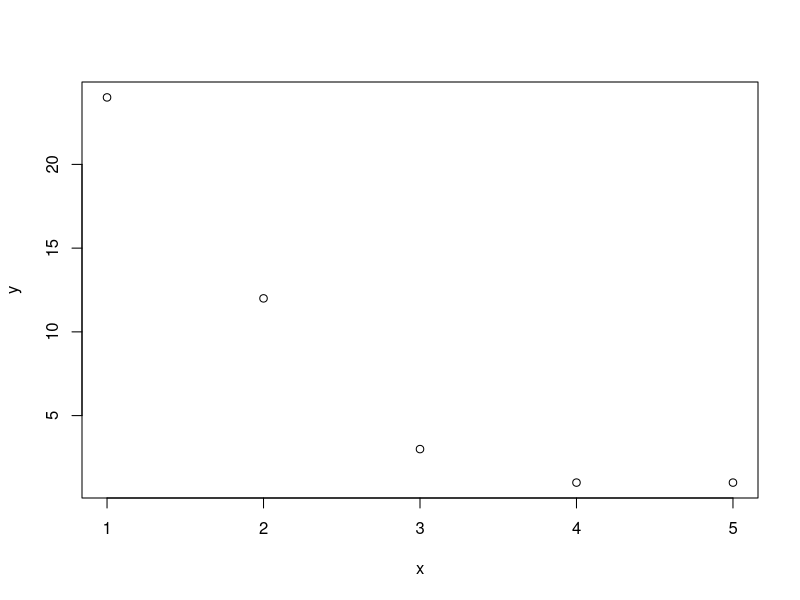
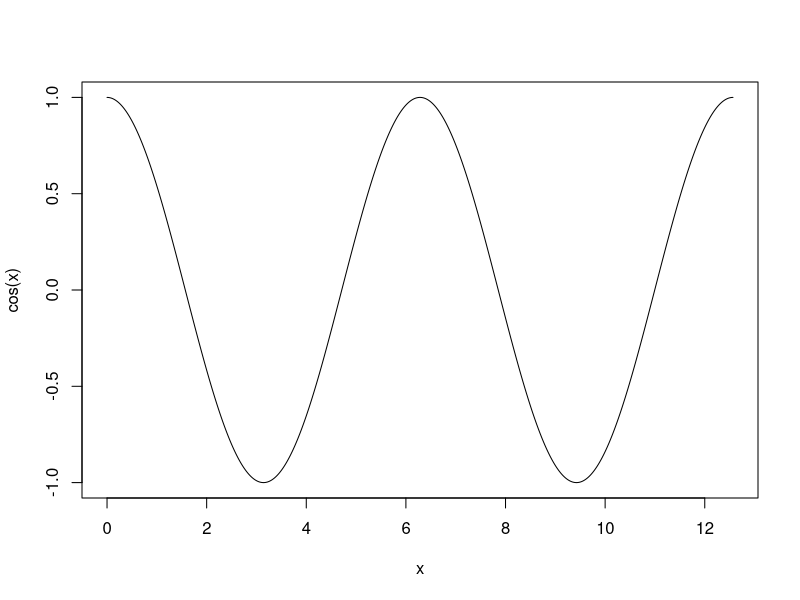
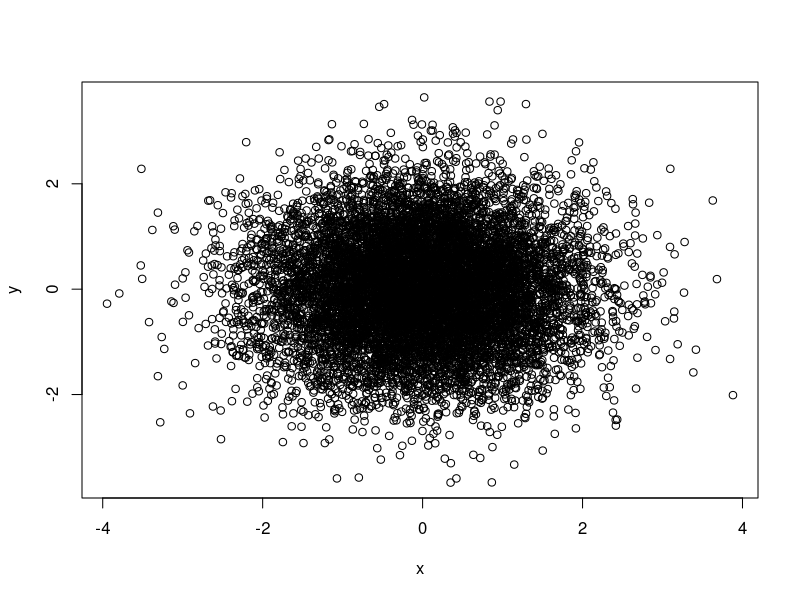
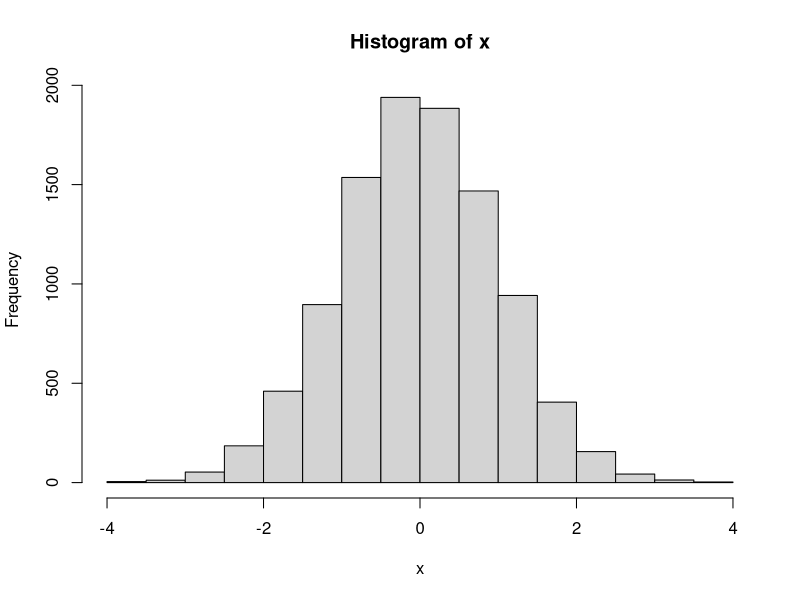

The R source for these figures, in order: (Note: this script raises an error after producing the figures.)
## ---- chunk 1
# Print something on the screen with 'cat'
# We've seen this one before
cat("something", "\t", "different")
## ---- chunk 2
x <- c(1,2,3,4,5)
y <- c(24,12,3,1,1)

# Simple plots with 'plot'
plot(x,y)

# Add some points to the plot
#points(x,y, col="red")
## ---- chunk 3
# plot some 'math' function
# 1:1000 is a 'range', all numbers from 1 to 1000

x <- 0:1000
# Make it a number between 0 and 1
x <- x / 1000
# scale everything to be between 0 and 4 * pi
x <- x * 4 * pi

plot(x, cos(x), type="l")
## ---- chunk 4
# Draw 10000 random numbers from the 'standard normal' distribution

x <- rnorm(10000)
y <- rnorm(10000)

plot(x,y)

# Plot a histogram of the 'x' values
hist(x)
## ---- chunk 5
?plot
## ---- chunk 6
show_name <- function(name) {
    cat("Your name is", name)
}

show_name("Anonymouse")
## ---- chunk 7
# Type your function here:
test_divide <- function(numerator, denominator) {
    cat("Dividing", numerator, "by", denominator, "is", numerator / denominator, "\n")
}

test_divide(3, 4)
test_divide(5, 4)
test_divide(7, 0)
## ---- chunk 8
`*` <- function(x,y) { return (x+y)}
## ---- chunk 9
# Inside the function, use an 'if' statement to test if the denominator is zero, and give feedback when that happens

test_divide <- function(numerator, denominator) {
    if (denominator == 0) {
        cat("Can't divide by zero")
    } else {
        cat("Dividing", numerator, "by", denominator, "is", numerator / denominator, "\n")
    }
}

test_divide(3, 4)
test_divide(5, 4)
test_divide(7, 0)
## ---- chunk 10
5 * 6
## ---- chunk 11
returns_something <- function (a_number) {
    a_number * 10
}

# This result will be assigned to 'my_result', and not shown on the screen
cat ("Assigning to my_result: \n")

my_result <- returns_something(10)

# This result will be sent to the screen (and not be stored)

cat ("Not assigning to a variable: \n")

returns_something(12)
## ---- chunk 12
returns_something_explicitly <- function (a_number) {
    return(a_number / 10)

    cat("You do not see me :)")
}

answer <- returns_something_explicitly(42)

answer
## ---- chunk 13
# Type your function here:
test_divide <- function(numerator, denominator) {
    if (denominator == 0) {
        return("Can't divide by zero")
    } else {
        return(numerator / denominator)
    }
}

test_divide(3, 4)
test_divide(5, 4)
test_divide(7, 0)
## ---- chunk 14
test_divide_stop <- function(numerator, denominator) {
    if (denominator == 0) {
        stop("You are an idiot")
    } else {
        cat("Dividing", numerator, "by", denominator, "is", numerator / denominator, "\n")
    }
}

test_divide_stop(10,3)

cat("Hello")
## ---- chunk 15
ggplot()
## ---- chunk 16
library(ggplot2)
## ---- chunk 17
ggplot()
## ---- chunk 18
? mpg
## ---- chunk 19
mpg
## ---- chunk 20
library(ggplot2)

ggplot(mpg, aes(x=displ, y=cty)) +
    geom_point(aes(color=class)) +
    geom_smooth(method = "nls", formula = y ~ SSasymp(x, Asym, R0, lrc), se=FALSE)
## ---- chunk 21
calculate_normal_distribution <- function (x, mean = 0, standard_deviation = 1) {
    y <- (1 / (standard_deviation * sqrt(2*pi))) * exp( -0.5 * ((x - mean) / standard_deviation) ^ 2)
    y
}

plot_normal_distribution_curve <- function(mean = 0, standard_deviation = 1) {
    # Let's pick the x range between the values (mean - standard_deviation * 3) and (mean + standard_deviation * 3)

    x <- seq((mean - standard_deviation * 3), (mean + standard_deviation * 3), by=1/1000)
    y <- calculate_normal_distribution(x, mean, standard_deviation)

    ci_x <- seq((mean - standard_deviation * 1.96), (mean + standard_deviation * 1.96), by=1/1000)
    ci_y <- calculate_normal_distribution(ci_x, mean, standard_deviation)

    plot(x, y, type="l", main=paste("Normal distribution, mean =", mean, "sd =", standard_deviation))

    # Let's add some lines to the distribution
    abline (v = mean, col="red", lty=2)
    text(x = mean, y = calculate_normal_distribution(mean, mean, standard_deviation), label="mean")

    polygon( c( min(ci_x), ci_x, max(ci_x) ), c(0, ci_y, 0), density = 12, angle = 45, col="chocolate1")

    confidence_interval_left = mean - standard_deviation * 1.96
    abline (v = confidence_interval_left, col="darkgreen", lty = 2)

    confidence_interval_right = mean + standard_deviation * 1.96
    abline (v = confidence_interval_right, col="darkgreen", lty = 2)
    text(x = mean, y = 0, label = "95% confidence interval", adj=c(0.5,0))
}
## ---- chunk 22
plot_normal_distribution_curve()
plot_normal_distribution_curve(mean=3)
plot_normal_distribution_curve(mean=-4, standard_deviation=10)
## ---- chunk 23
show_name
